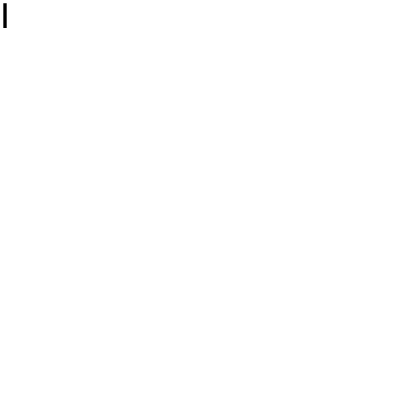
Frame 1 (no input)
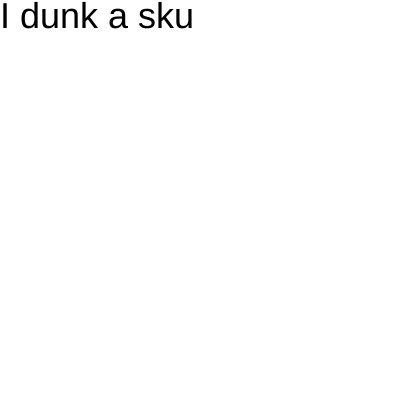
Frame 60 (no input)
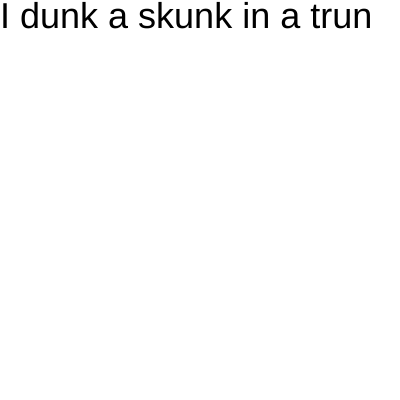
Frame 120 (the mouse pressed at the canvas centre since frame 60)

The p5.js sketch that drew these frames (run headless with seeded random() and noise() and a simulated clock; from frame 60 on, the mouse is pressed at the canvas centre):

// p5.js sketch
// ── sketch.js
let str = 'I dunk a skunk in a trunk full of gunk.';
console.log(str.charAt(0));

function setup() {
  createCanvas(400, 400);
    textAlign(LEFT, TOP);

  textSize(36);
}

let x = 0;
let y = 0;
let c = 0;

function draw() {
  // background(220);
  if (frameCount % 5 == 1) {
    let ch = str.charAt(c);
    text(ch,x,random(y));
    x+=textWidth(ch);
    c++;
    c%=str.length;
    if (x > width) {
      background("white")
      x = 0;
      y += textAscent() + textDescent();
    }
  }

  // for (let c = 0; c< str.length; c++) {
    
  // }
  
  
}
